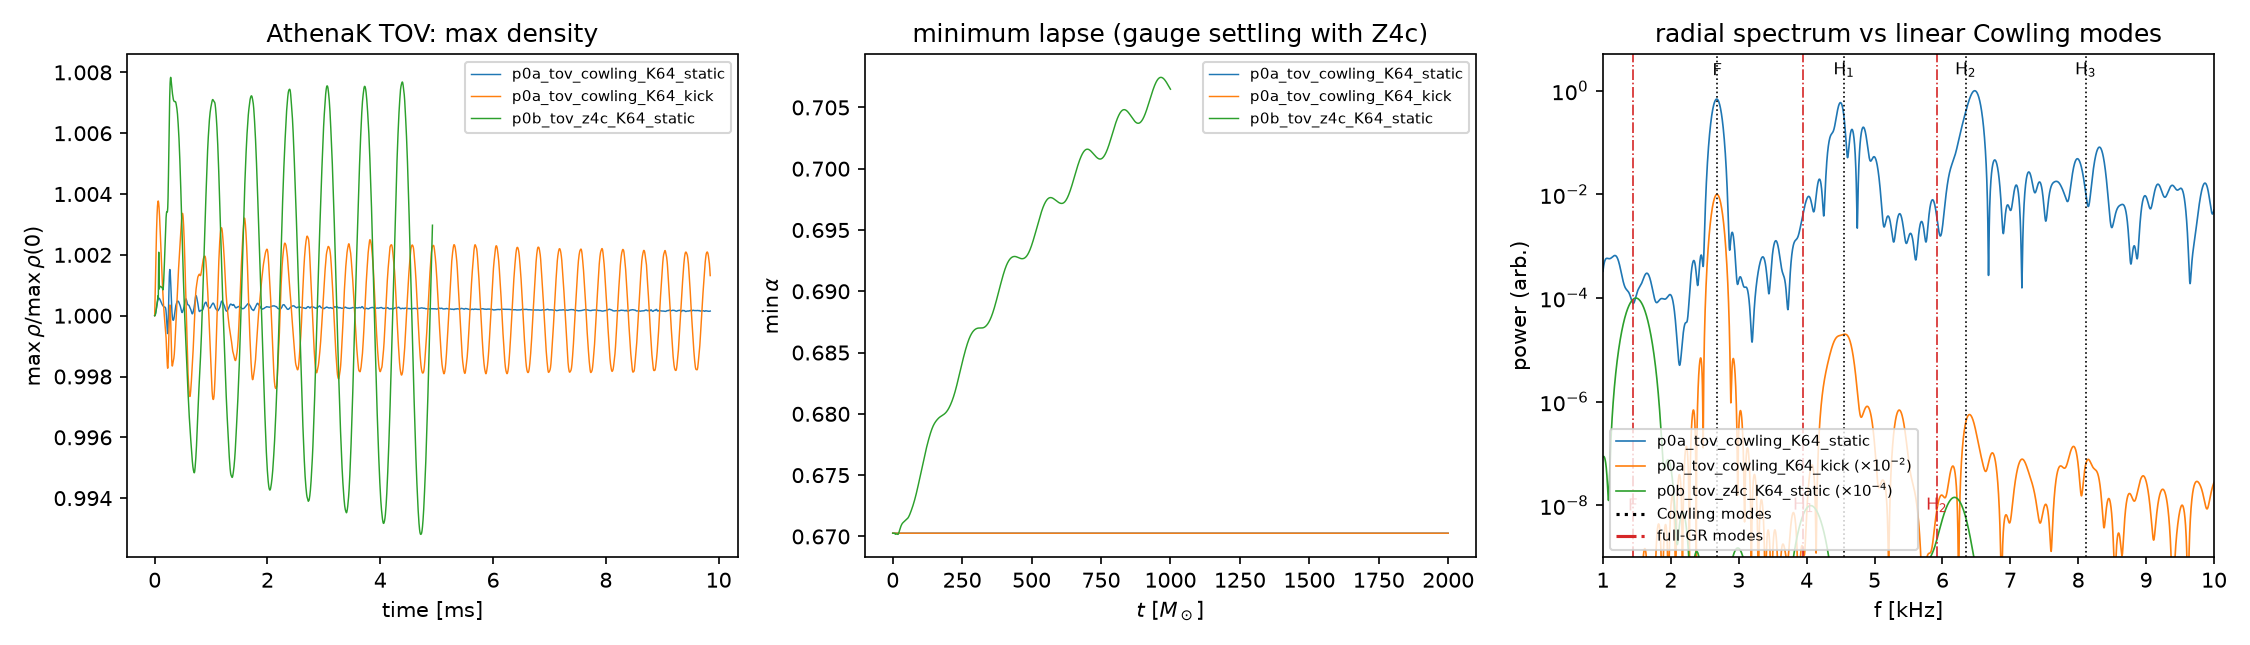

The Python source for this figure:
#!/usr/bin/env python3
"""Phase-0 analysis of the AthenaK TOV baselines (progress/plan_athenak_bdnk_collapse.md §1):
max density and min lapse histories, the Cowling radial spectrum against the linear modes of
this star (F = 2.686, H1 = 4.550, H2 = 6.341, H3 = 8.108 kHz from radial_cowling_spectrum), and
the DG-FD hybrid of VALIDATION 7.13 on the same star for comparison when its series exists.
Usage: python p0_history.py [run tags...]   (default: the three 64^3 runs); writes
analysis/p0_history.png and prints the summary table."""
import os, sys, numpy as np, matplotlib
matplotlib.use("Agg"); import matplotlib.pyplot as plt
here = os.path.dirname(os.path.abspath(__file__)); runs = os.path.join(here, "..", "runs")
Msun_s = 4.925490947e-6
F_lin = [2.6861, 4.5495, 6.3414, 8.1082]     # Cowling (radial_cowling_spectrum, this star)
F_gr  = [1.4425, 3.9541, 5.9149]              # full GR (chandrasekhar_radial_omega2, same star)
tags = sys.argv[1:] or ["p0a_tov_cowling_K64_static", "p0a_tov_cowling_K64_kick", "p0b_tov_z4c_K64_static"]
def hst(tag):
    f = os.path.join(runs, tag, "tov.user.hst")
    if not os.path.exists(f): return None
    d = np.loadtxt(f); return d[:, 0], d[:, 2], d[:, 3]
def spectrum(t, q, fmin=1.0, fmax=10.0, n=4000):
    q = q - q.mean(); w = 0.5 - 0.5*np.cos(2*np.pi*np.arange(len(q))/(len(q)-1)); q = q*w
    f = np.linspace(fmin, fmax, n); om = 2*np.pi*f*1e3*Msun_s
    return f, np.array([abs(np.sum(q*np.exp(-1j*o*t)))**2 for o in om])
fig, ax = plt.subplots(1, 3, figsize=(15, 4.3))
print(f"{'run':34s} {'t_end':>7s} {'rhomax/rhomax0-1':>17s} {'alpha_min':>10s} {'peaks [kHz]':>28s}")
for i, tag in enumerate(tags):
    d = hst(tag)
    if d is None: print(f"{tag:34s} (no history yet)"); continue
    t, rm, am = d; c = f"C{i}"
    ax[0].plot(t*Msun_s*1e3, rm/rm[0], c, lw=0.7, label=tag)
    ax[1].plot(t, am, c, lw=0.7, label=tag)
    f, P = spectrum(t, rm/rm[0]); P /= P.max()
    ax[2].semilogy(f, 10.0**(-2*i)*P, c, lw=0.8, label=tag + ("" if i == 0 else rf" ($\times10^{{-{2*i}}}$)"))
    pk = [f[j] for j in range(1, len(f)-1) if P[j] > P[j-1] and P[j] >= P[j+1] and P[j] > 1e-3]
    pk = sorted(pk, key=lambda x: -P[np.argmin(abs(f-x))])[:4]
    print(f"{tag:34s} {t[-1]:7.0f} {rm[-1]/rm[0]-1:17.3e} {am[-1]:10.4f} {str(np.round(sorted(pk),3)):>28s}")
hyb = os.path.join(here, "..", "..", "BDNKStar", "repro", "data", "dgcart3dfd_tov_series_K6_p5_unseeded.csv")
if os.path.exists(hyb):
    h = np.genfromtxt(hyb, delimiter=",", names=True)
    ax[0].plot(h["t_ms"], h["rhomax"]/h["rhomax"][0], "k--", lw=0.6, label="DG-FD hybrid K=6 (VALIDATION 7.13)")
for fl, name in zip(F_lin, ["F", r"H$_1$", r"H$_2$", r"H$_3$"]):
    ax[2].axvline(fl, color="k", ls=":", lw=0.8); ax[2].text(fl, 2.0, name, ha="center", fontsize=8)
for fl, name in zip(F_gr, ["F", r"H$_1$", r"H$_2$"]):
    ax[2].axvline(fl, color="C3", ls="-.", lw=0.8); ax[2].text(fl, 8e-9, name, ha="center", fontsize=8, color="C3")
ax[2].plot([], [], "k:", label="Cowling modes"); ax[2].plot([], [], "C3-.", label="full-GR modes")
ax[0].set_xlabel("time [ms]"); ax[0].set_ylabel(r"$\max\rho/\max\rho(0)$"); ax[0].set_title("AthenaK TOV: max density"); ax[0].legend(fontsize=7)
ax[1].set_xlabel(r"$t\ [M_\odot]$"); ax[1].set_ylabel(r"$\min\alpha$"); ax[1].set_title("minimum lapse (gauge settling with Z4c)"); ax[1].legend(fontsize=7)
ax[2].set_xlabel("f [kHz]"); ax[2].set_ylabel("power (arb.)"); ax[2].set_xlim(1, 10); ax[2].set_ylim(1e-9, 5)
ax[2].set_title("radial spectrum vs linear Cowling modes"); ax[2].legend(fontsize=7, loc="lower left")
plt.tight_layout(); out = os.path.join(here, "p0_history.png"); plt.savefig(out, dpi=150); print("figure:", out)
